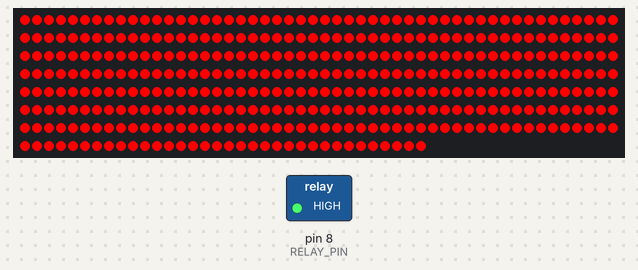
The program below on a simulated Arduino Uno, built with avr-gcc and run on an emulated ATmega328P. Shown: 384 RGB LEDs in strip order, left to right, continuing on the next row, switched loads named in the program (green lamp = pin HIGH).

Above: at 0.3 s.
At 3.5 s:
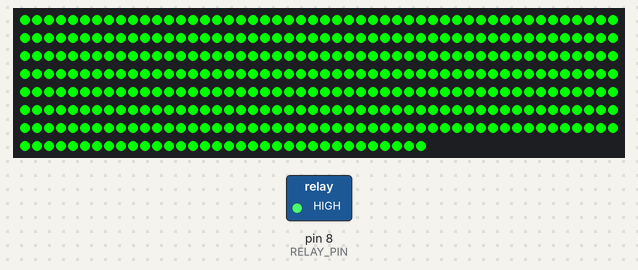
At 6.8 s:
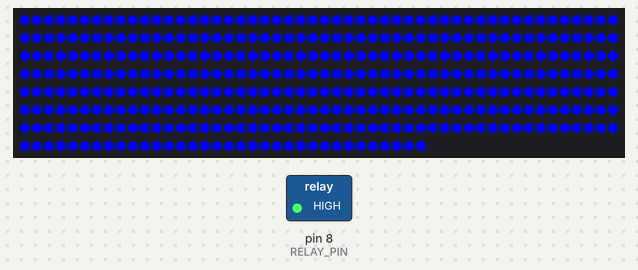
At 10.0 s:
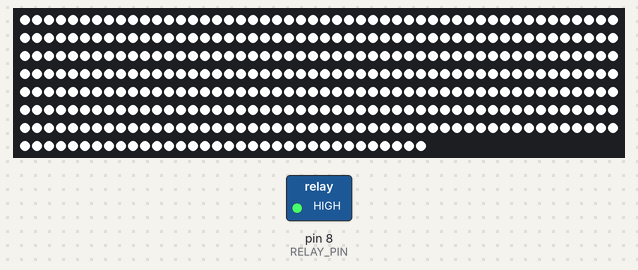
Timing chart, 0 to 40.0 s (numbered marks = the images above):
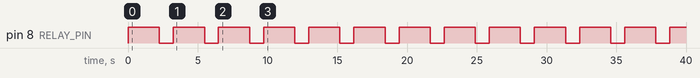

Measured:
- by itself, pin 8 (RELAY_PIN): alternates HIGH for 2.2 s and LOW for 1.0 s
- by itself, everything shown: repeats every 12.9 s, in 12 steps
- what the display in image 0 shows lasts 2.1 s, from 0.2 s to 2.3 s

The program:

main.cpp
```cpp
#include <Arduino.h>
#include <Adafruit_NeoPixel.h>

#define LED_PIN     7
#define RELAY_PIN   8

#define TOTAL_LEDS 384

Adafruit_NeoPixel panel(TOTAL_LEDS, LED_PIN, NEO_GRB + NEO_KHZ800);

void setup()
{
    pinMode(RELAY_PIN, OUTPUT);

    digitalWrite(RELAY_PIN, LOW);

    panel.begin();
    panel.clear();
    panel.show();
}

void loop()
{
    // RED
    digitalWrite(RELAY_PIN, HIGH);
    delay(200);

    panel.fill(panel.Color(255, 0, 0));
    panel.show();
    delay(2000);

    panel.clear();
    panel.show();
    digitalWrite(RELAY_PIN, LOW);
    delay(1000);

    // GREEN
    digitalWrite(RELAY_PIN, HIGH);
    delay(200);

    panel.fill(panel.Color(0, 255, 0));
    panel.show();
    delay(2000);

    panel.clear();
    panel.show();
    digitalWrite(RELAY_PIN, LOW);
    delay(1000);

    // BLUE
    digitalWrite(RELAY_PIN, HIGH);
    delay(200);

    panel.fill(panel.Color(0, 0, 255));
    panel.show();
    delay(2000);

    panel.clear();
    panel.show();
    digitalWrite(RELAY_PIN, LOW);
    delay(1000);

    // WHITE
    digitalWrite(RELAY_PIN, HIGH);
    delay(200);

    panel.fill(panel.Color(255, 255, 255));
    panel.show();
    delay(2000);

    panel.clear();
    panel.show();
    digitalWrite(RELAY_PIN, LOW);
    delay(1000);
}
```
